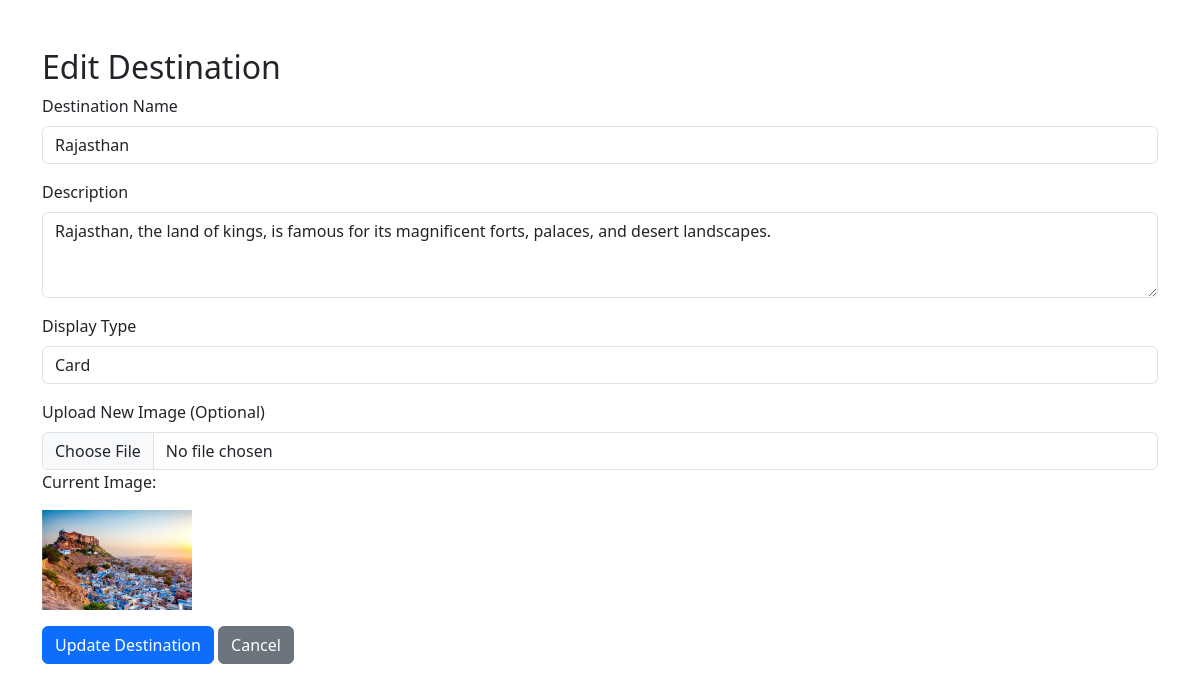
/Adminpanel/edit_destination.php?id=1, run on the app's committed database.
### tables this page shows
CREATE TABLE `destinations` (
  `id` int(11) NOT NULL,
  `name` varchar(255) NOT NULL,
  `description` text DEFAULT NULL,
  `image` varchar(255) DEFAULT NULL,
  `display_type` enum('card','grid','image_grid') NOT NULL DEFAULT 'card'
);

### Adminpanel/edit_destination.php (the view, shortened to what this page needs)
<?php
include '../database/dbconnect.php';
if (isset($_GET['id'])) {
    $id = $_GET['id'];
    $sql = "SELECT * FROM destinations WHERE id=?";
    $stmt = mysqli_prepare($conn, $sql);
    mysqli_stmt_bind_param($stmt, "i", $id);
    mysqli_stmt_execute($stmt);
    $result = mysqli_stmt_get_result($stmt);
    $destination = mysqli_fetch_assoc($result);
}
?>
<!DOCTYPE html>
<html lang="en">
<head>
    <link rel="stylesheet" href="https://cdn.jsdelivr.net/npm/bootstrap@5.3.0/dist/css/bootstrap.min.css">
</head>
<body>
    <div class="container mt-5">
        <h2>Edit Destination</h2>
        <form action="edit_destination.php" method="POST" enctype="multipart/form-data">
            <div class="mb-3">
                <label for="name" class="form-label">Destination Name</label>
                <input type="text" class="form-control" id="name" name="name" value="<?php echo $destination['name']; ?>" required>
            </div>
            <div class="mb-3">
                <label for="description" class="form-label">Description</label>
                <textarea class="form-control" id="description" name="description" rows="3" required><?php echo $destination['description']; ?></textarea>
            </div>
            <div class="mb-3">
                <label for="display_type" class="form-label">Display Type</label>
                <select class="form-control" id="display_type" name="display_type" required>
                    <option value="card" <?php echo ($destination['display_type'] == 'card') ? 'selected' : ''; ?>>Card</option>
                </select>
            </div>
            <div class="mb-3">
                <label for="image" class="form-label">Upload New Image (Optional)</label>
                <input type="file" class="form-control" id="image" name="image" accept="image/*">
                <?php if (!empty($destination['image'])): ?>
                    <p>Current Image:</p>
                    <img src="../uploads/<?php echo $destination['image']; ?>" alt="Current Image" width="150">
                <?php endif; ?>
            </div>
            <button type="submit" class="btn btn-primary">Update Destination</button>
            <a href="Destination.php" class="btn btn-secondary">Cancel</a>
        </form>
    </div>
</body>
</html>

### data on the page
destinations: name "Rajasthan", description "Rajasthan, the land of kings, is famous for its magnificent forts, palaces, and desert landscapes.", display_type "Card", image (picture)
